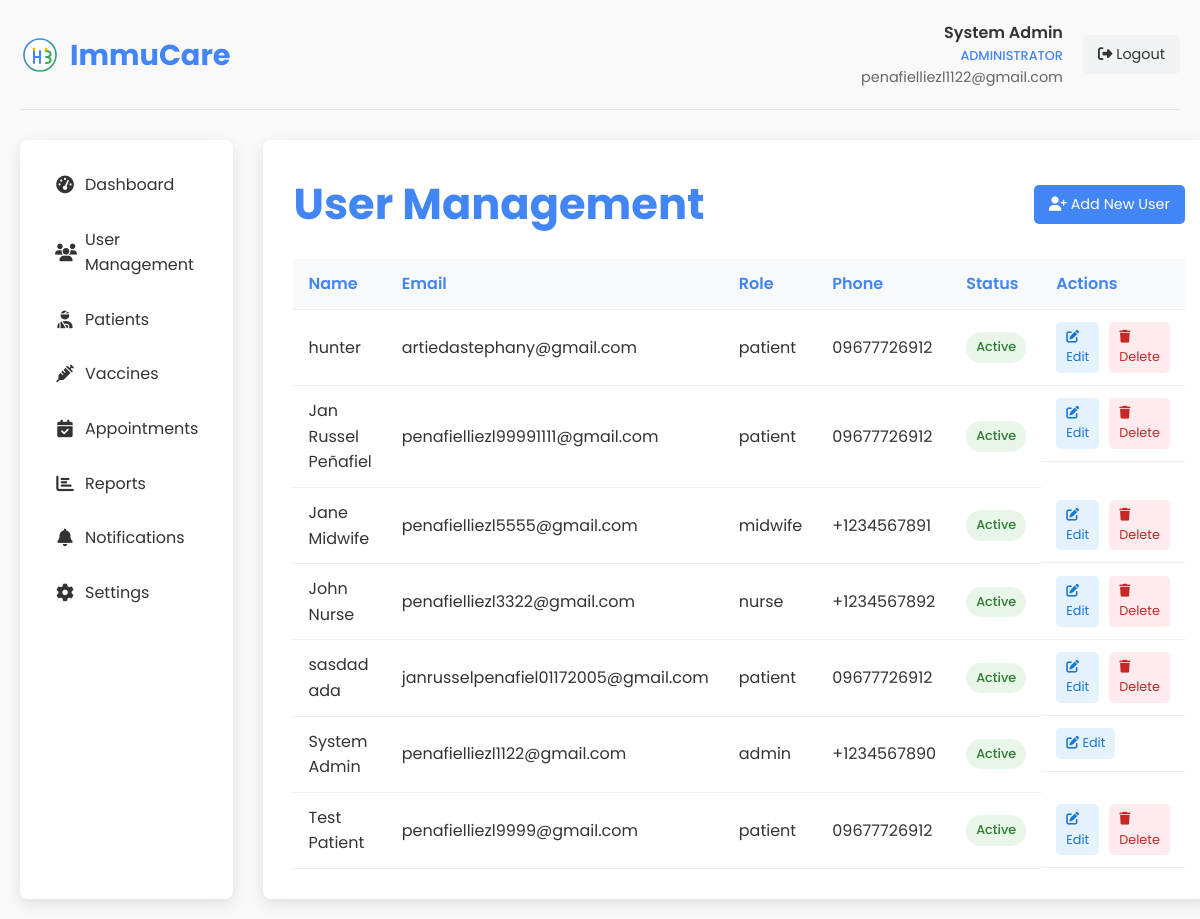
/admin_users.php (signed in), run on an earlier commit of the app's database.
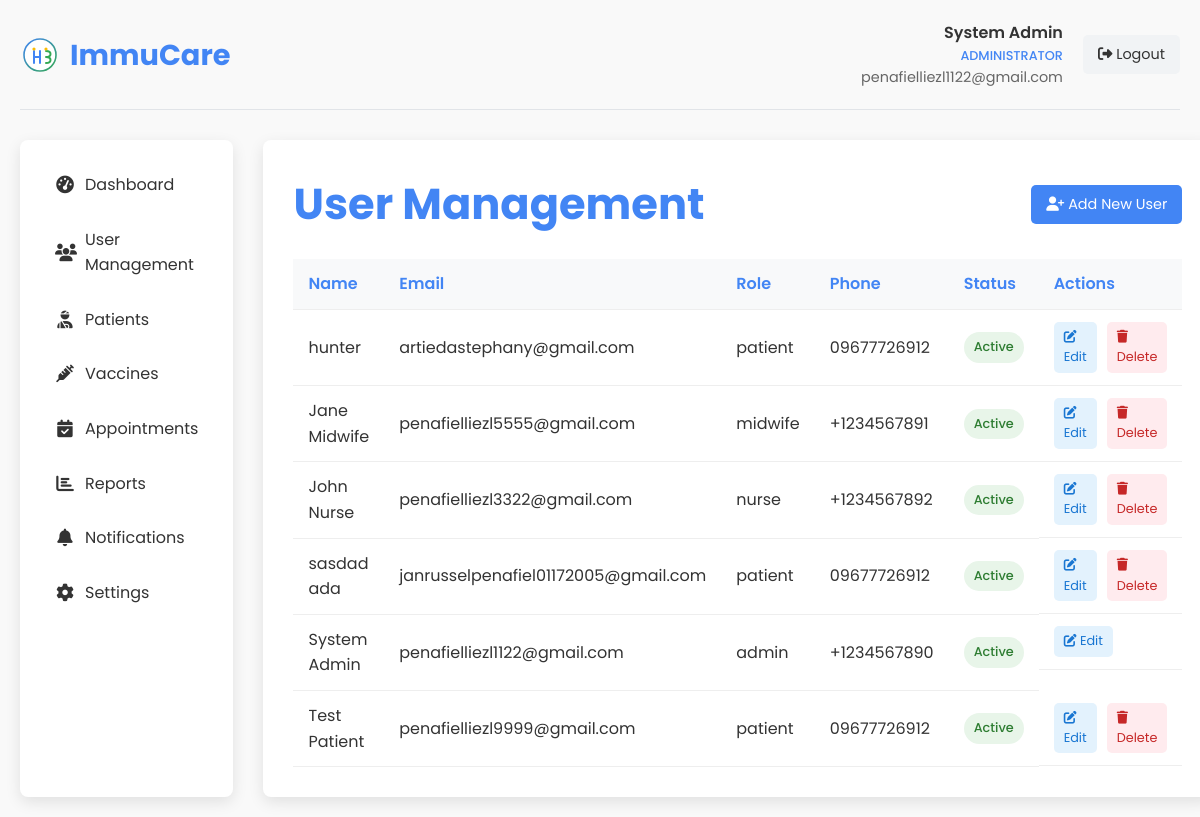
And on a later commit of the database.
### tables this page shows
CREATE TABLE `users` (
  `id` int(11) NOT NULL,
  `role_id` int(11) NOT NULL DEFAULT 4,
  `user_type` enum('admin','midwife','nurse','patient') NOT NULL DEFAULT 'patient',
  `name` varchar(100) NOT NULL,
  `email` varchar(100) NOT NULL,
  `phone` varchar(20) NOT NULL,
  `password` varchar(255) NOT NULL,
  `otp` varchar(6) DEFAULT NULL,
  `otp_expiry` datetime DEFAULT NULL,
  `is_active` tinyint(1) DEFAULT 1,
  `last_login` datetime NOT NULL,
  `created_at` datetime NOT NULL,
  `updated_at` timestamp NOT NULL DEFAULT current_timestamp() ON UPDATE current_timestamp()
);

CREATE TABLE `roles` (
  `id` int(11) NOT NULL,
  `name` varchar(50) NOT NULL,
  `description` text DEFAULT NULL,
  `created_at` datetime DEFAULT current_timestamp()
);

### admin_users.php (the view, shortened to what the changed rows need)
<?php
$admin_id = $_SESSION['user_id'];
$conn = new mysqli(DB_HOST, DB_USER, DB_PASS, DB_NAME);
$action = isset($_GET['action']) ? $_GET['action'] : '';
$stmt = $conn->prepare("SELECT id, name FROM roles ORDER BY name");
$stmt->execute();
$roles = $stmt->get_result();
$roles_array = [];
while ($role = $roles->fetch_assoc()) {
    $roles_array[$role['id']] = $role['name'];
}
$users_query = "SELECT u.*, r.name as role_name FROM users u JOIN roles r ON u.role_id = r.id ORDER BY u.name";
$users_result = $conn->query($users_query);
$edit_user = null;
?>
<!DOCTYPE html>
<html lang="en">
<head>
    <link rel="stylesheet" href="styles.css">
    <link rel="stylesheet" href="https://cdnjs.cloudflare.com/ajax/libs/font-awesome/6.4.0/css/all.min.css">
</head>
<body>
    <div class="dashboard-container">
        <div class="dashboard-header">
            <div class="dashboard-logo">
                <h1>ImmuCare</h1>
            </div>
        </div>
        <div class="dashboard-content">
            <div class="main-content">
                <div class="page-title">
                    <h2><?php echo $action == 'add' ? 'Add New User' : ($action == 'edit' ? 'Edit User' : 'User Management'); ?></h2>
                </div>
                <?php if ($action == 'add' || $action == 'edit'): ?>
                    <div class="user-form">
                        <form method="POST" action="<?php echo $action == 'add' ? '?action=add' : '?action=edit&id='.$edit_user['id']; ?>">
                            <?php if ($action == 'edit'): ?>
                                <input type="hidden" name="user_id" value="<?php echo $edit_user['id']; ?>">
                            <?php endif; ?>
                            <div class="form-grid">
                                <div class="form-group">
                                    <label for="name">Full Name</label>
                                    <input type="text" id="name" name="name" value="<?php echo $action == 'edit' ? htmlspecialchars($edit_user['name']) : ''; ?>" required>
                                </div>
                                <div class="form-group">
                                    <label for="email">Email Address</label>
                                    <input type="email" id="email" name="email" value="<?php echo $action == 'edit' ? htmlspecialchars($edit_user['email']) : ''; ?>" required>
                                </div>
                                <div class="form-group">
                                    <label for="password">Password <?php echo $action == 'edit' ? '(Leave blank to keep current password)' : '(Optional)'; ?></label>
                                    <input type="password" id="password" name="password">
                                </div>
                                <div class="form-group">
                                    <label for="role_id">Role</label>
                                    <select id="role_id" name="role_id" required>
                                        <option value="">-- Select Role --</option>
                                        <?php foreach ($roles_array as $id => $role_name): ?>
                                            <option value="<?php echo $id; ?>" <?php echo ($action == 'edit' && $edit_user['role_id'] == $id) ? 'selected' : ''; ?>>
                                                <?php echo htmlspecialchars($role_name); ?>
                                            </option>
                                        <?php endforeach; ?>
                                    </select>
                                </div>
                                <div class="form-group">
                                    <label for="phone">Phone Number</label>
                                    <input type="text" id="phone" name="phone" value="<?php echo $action == 'edit' ? htmlspecialchars($edit_user['phone']) : ''; ?>">
                                </div>
                                <div class="form-group-checkbox">
                                    <input type="checkbox" id="is_active" name="is_active" <?php echo ($action == 'edit' && $edit_user['is_active'] == 1) ? 'checked' : ''; ?>>
                                    <label for="is_active">Active Account</label>
                                </div>
                            </div>
                            <div class="form-buttons">
                                <button type="submit" name="<?php echo $action == 'add' ? 'add_user' : 'edit_user'; ?>" class="btn-submit">
                                    <i class="fas fa-save"></i> <?php echo $action == 'add' ? 'Add User' : 'Update User'; ?>
                                </button>
                                <a href="admin_users.php" class="btn-cancel">Cancel</a>
                            </div>
                        </form>
                    </div>
                <?php else: ?>
                    <div class="users-list">
                        <table class="users-table">
                            <thead>
                                <tr>
                                    <th>Name</th>
                                    <th>Email</th>
                                    <th>Role</th>
                                    <th>Phone</th>
                                    <th>Status</th>
                                    <th>Actions</th>
                                </tr>
                            </thead>
                            <tbody>
                                <?php if ($users_result->num_rows > 0): ?>
                                    <?php while ($user = $users_result->fetch_assoc()): ?>
                                        <tr>
                                            <td><?php echo htmlspecialchars($user['name']); ?></td>
                                            <td><?php echo htmlspecialchars($user['email']); ?></td>
                                            <td><?php echo htmlspecialchars($user['role_name']); ?></td>
                                            <td><?php echo htmlspecialchars($user['phone']); ?></td>
                                            <td>
                                                <span class="user-status <?php echo $user['is_active'] ? 'status-active' : 'status-inactive'; ?>">
                                                    <?php echo $user['is_active'] ? 'Active' : 'Inactive'; ?>
                                                </span>
                                            </td>
                                            <td class="action-buttons">
                                                <a href="?action=edit&id=<?php echo $user['id']; ?>" class="btn-edit"><i class="fas fa-edit"></i> Edit</a>
                                                <?php if ($user['id'] != $admin_id): ?>
                                                    <a href="?action=delete&id=<?php echo $user['id']; ?>" class="btn-delete" onclick="return confirm('Are you sure you want to delete this user?');"><i class="fas fa-trash"></i> Delete</a>
                                                <?php endif; ?>
                                            </td>
                                        </tr>
                                    <?php endwhile; ?>
                                <?php else: ?>
                                    <tr>
                                        <td colspan="6" style="text-align: center;">No users found.</td>
                                    </tr>
                                <?php endif; ?>
                            </tbody>
                        </table>
                    </div>
                <?php endif; ?>
            </div>
        </div>
    </div>
</body>
</html>

What changed in the data, as far as the page shows it:
removed users: name "Jan Russel Peñafiel", email "penafielliezl99991111@gmail.com", role.name "patient", phone "09677726912", is_active "Active"
